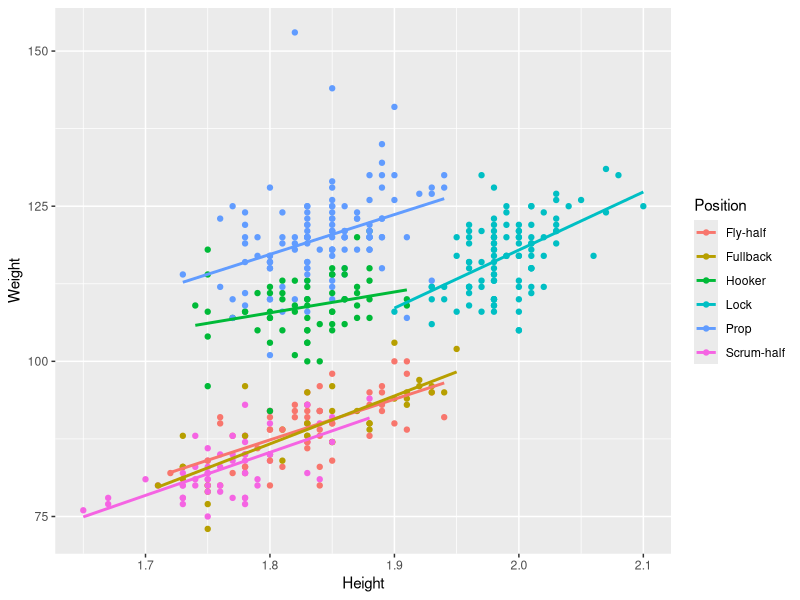
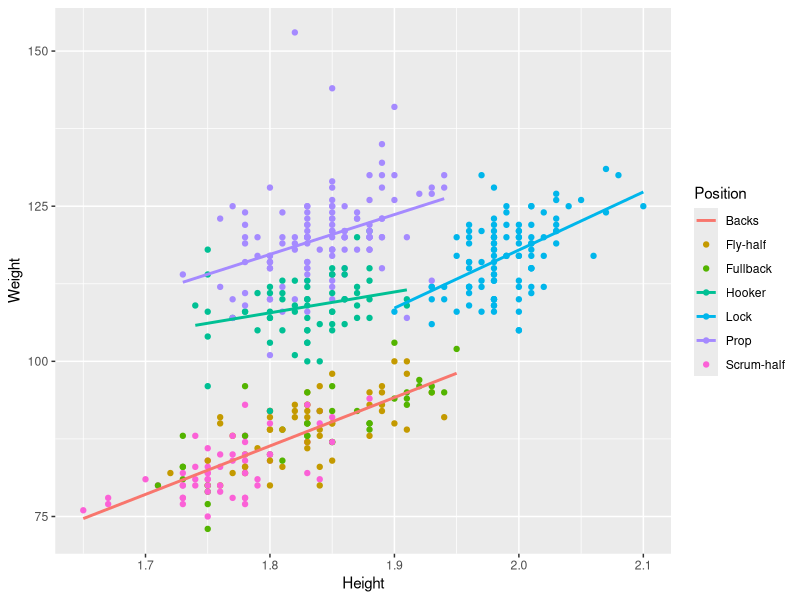

These figures' R source, in order:
## ---- chunk 1
library(tidyverse)
library(ggplot2) ## for graphing
library(dplyr) ## for data manipulation

players <- read.csv("URCpositions.csv")
## ---- chunk 2
ggplot(players, aes(x = Height, y = Weight, colour = Position)) +
  geom_point() +
  geom_smooth(method = "lm", se = FALSE)
## ---- chunk 3
players <- players |> mutate(prop_ind = if_else(Position == "Prop", 1, 0),
                                     hook_ind = if_else(Position == "Hooker", 1, 0), 
                                     lock_ind = if_else(Position == "Lock", 1, 0), 
                                     scrum_ind = if_else(Position == "Scrum-half", 1, 0))
## ---- chunk 4
players <- players |> mutate(Position2 = if_else(Position %in% c("Fullback", "Scrum-half", "Fly-half"), "Backs", Position))

ggplot(players, aes(x = Height, y = Weight)) +
  geom_point(aes(colour = Position)) +
  geom_smooth(aes(colour = Position2), method = "lm", se = FALSE)
